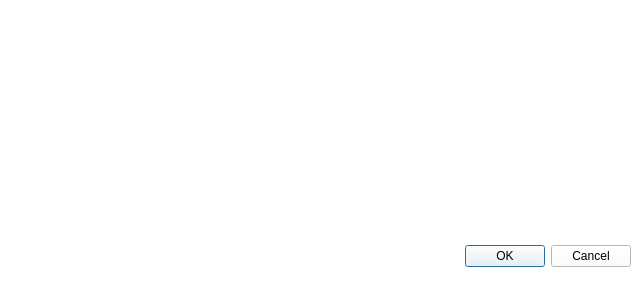
<?xml version="1.0" encoding="UTF-8"?>
<ui version="4.0">
 <class>errorDialog</class>
 <widget class="QDialog" name="errorDialog">
  <property name="geometry">
   <rect>
    <x>0</x>
    <y>0</y>
    <width>639</width>
    <height>294</height>
   </rect>
  </property>
  <property name="windowTitle">
   <string> </string>
  </property>
  <property name="styleSheet">
   <string notr="true">background-color: rgb(255, 255, 255);</string>
  </property>
  <widget class="QDialogButtonBox" name="buttonBox">
   <property name="geometry">
    <rect>
     <x>10</x>
     <y>240</y>
     <width>621</width>
     <height>32</height>
    </rect>
   </property>
   <property name="orientation">
    <enum>Qt::Horizontal</enum>
   </property>
   <property name="standardButtons">
    <set>QDialogButtonBox::Cancel|QDialogButtonBox::Ok</set>
   </property>
  </widget>
  <widget class="QLabel" name="label">
   <property name="geometry">
    <rect>
     <x>30</x>
     <y>50</y>
     <width>561</width>
     <height>101</height>
    </rect>
   </property>
   <property name="font">
    <font>
     <pointsize>13</pointsize>
    </font>
   </property>
   <property name="styleSheet">
    <string notr="true">color: rgb(255, 0, 0);</string>
   </property>
   <property name="text">
    <string/>
   </property>
   <property name="alignment">
    <set>Qt::AlignLeading|Qt::AlignLeft|Qt::AlignTop</set>
   </property>
   <property name="indent">
    <number>10</number>
   </property>
  </widget>
 </widget>
 <resources/>
 <connections>
  <connection>
   <sender>buttonBox</sender>
   <signal>accepted()</signal>
   <receiver>errorDialog</receiver>
   <slot>accept()</slot>
   <hints>
    <hint type="sourcelabel">
     <x>248</x>
     <y>254</y>
    </hint>
    <hint type="destinationlabel">
     <x>157</x>
     <y>274</y>
    </hint>
   </hints>
  </connection>
  <connection>
   <sender>buttonBox</sender>
   <signal>rejected()</signal>
   <receiver>errorDialog</receiver>
   <slot>reject()</slot>
   <hints>
    <hint type="sourcelabel">
     <x>316</x>
     <y>260</y>
    </hint>
    <hint type="destinationlabel">
     <x>286</x>
     <y>274</y>
    </hint>
   </hints>
  </connection>
 </connections>
</ui>
